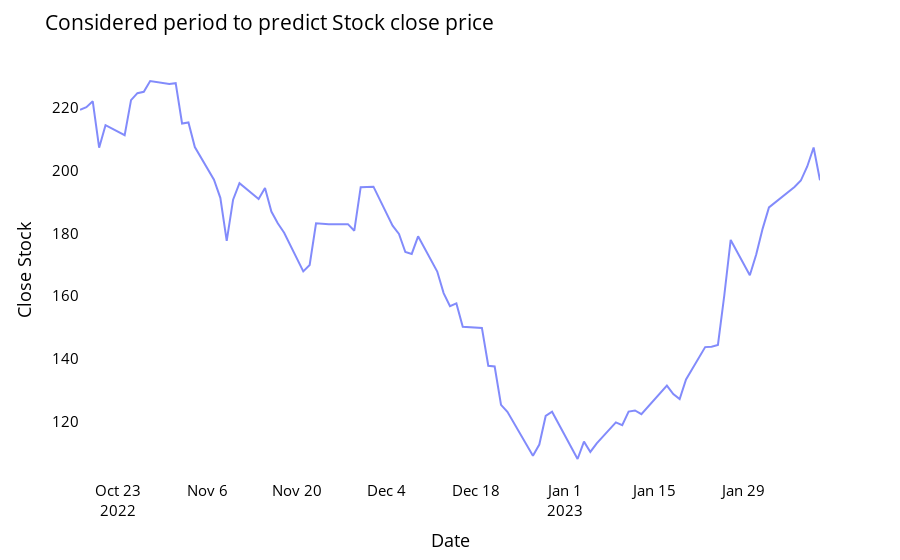

The cell this chart's notebook holds for it:
### Code cell
fig = px.line(closedf, x=closedf.date, y=closedf.close,labels={'date':'Date','close':'Close Stock'})
fig.update_traces(marker_line_width=2, opacity=0.8, marker_line_color='orange')
fig.update_layout(title_text='Considered period to predict Stock close price', plot_bgcolor='white', font_size=15, font_color='black')
fig.update_xaxes(showgrid=False)
fig.update_yaxes(showgrid=False)
fig.show()
